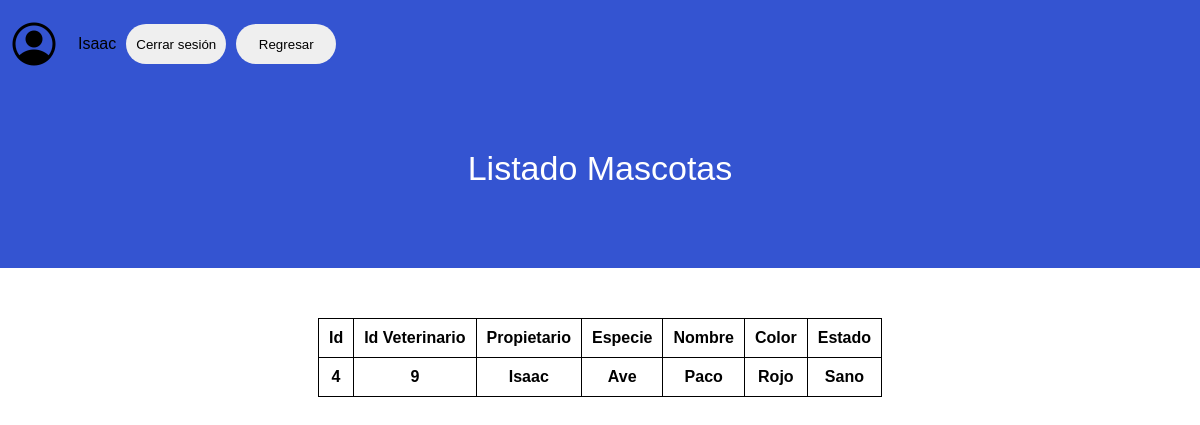
/MVC-PHP/model/usuario/listado_mascotas.php (signed in), run on the app's committed database.
### tables this page shows
CREATE TABLE `usuarios` (
  `id_usuario` int(11) NOT NULL,
  `nombre` varchar(45) NOT NULL,
  `apellido` varchar(45) NOT NULL,
  `direccion` varchar(60) NOT NULL,
  `email` varchar(50) NOT NULL,
  `tipo_usuario` int(11) NOT NULL,
  `numero_tar` varchar(20) NOT NULL,
  `estado` int(11) DEFAULT NULL,
  `password` varchar(45) NOT NULL,
  `telefono` varchar(11) NOT NULL
);

CREATE TABLE `mascotas_clientes` (
  `id_mascota` int(11) NOT NULL,
  `id_propietario` int(11) NOT NULL,
  `tipo_mascota` int(11) NOT NULL,
  `nombre_mascota` varchar(45) NOT NULL,
  `color` varchar(45) NOT NULL,
  `estado` int(11) NOT NULL
);

CREATE TABLE `tipo_mascota` (
  `id_tipo_masc` int(11) NOT NULL,
  `tipo_masc` varchar(45) NOT NULL
);

CREATE TABLE `estados` (
  `id_estado` int(11) NOT NULL,
  `estado` varchar(45) NOT NULL
);

### MVC-PHP/model/usuario/listado_mascotas.php (the view, shortened to what this page needs)
<?php
require_once("../../db/connection.php");
$sql = "SELECT * FROM usuarios, tipo_usuario WHERE email = '" . $_SESSION['email'] . "' AND usuarios.tipo_usuario = tipo_usuario.id_tipo_usuario";
$usuarios = mysqli_query($mysqli, $sql);
$usua = mysqli_fetch_assoc($usuarios);
?>
<?php
	$sql_estados = "select distinct mascotas_clientes.id_mascota, visitas.id_veterinario, usuarios.nombre, tipo_mascota.tipo_masc, mascotas_clientes.nombre_mascota, mascotas_clientes.color, estados.estado
	from mascotas_clientes
	inner join usuarios on mascotas_clientes.id_propietario = usuarios.id_usuario
	inner join tipo_mascota on mascotas_clientes.tipo_mascota = tipo_mascota.id_tipo_masc
	inner join estados on mascotas_clientes.estado = estados.id_estado
	inner join visitas
	where usuarios.id_usuario = '" . $_SESSION['id_usuario'] . "';";
	$query_estado = mysqli_query($mysqli, $sql_estados);
	$row_estado = mysqli_fetch_assoc($query_estado);
?>
<!DOCTYPE html>
<html lang="en">
	<head>
		<link rel="stylesheet" href="estilos2.css">
	</head>
	<body>
		<div class="session_container">
			<form method="POST">
				<div class="session_buttons">
					<img src="./img/icons8-user-48.png" alt="">
					<p><?php echo $usua['nombre'] ?></p>
					<input type="submit" value="Cerrar sesión" name="btncerrar" />
					<input type="submit" formaction="./index.php" value="Regresar" />
				</div>
			</form>
		</div>
		<section class="title">
			<h1>Listado Mascotas</h1>
		</section>
		<div class="formulario">
			<div class="formulario_info">
				<table class="tabla">
					<tr>
						<th>Id</th>
						<th>Id Veterinario</th>
						<th>Propietario</th>
						<th>Especie</th>
						<th>Nombre</th>
						<th>Color</th>
						<th>Estado</th>
					</tr>
					<?php
						do {
					?>
					<tr>
						<th><?php echo($row_estado['id_mascota'])?></th>
						<th><?php echo($row_estado['id_veterinario'])?></th>
						<th><?php echo($row_estado['nombre'])?></th>
						<th><?php echo($row_estado['tipo_masc'])?></th>
						<th><?php echo($row_estado['nombre_mascota'])?></th>
						<th><?php echo($row_estado['color'])?></th>
						<th><?php echo($row_estado['estado'])?></th>
					</tr>
					<?php
						}while($row_estado = mysqli_fetch_assoc($query_estado));
					?>
				</table>
			</div>
		</div>
	</body>
</html>

### MVC-PHP/model/usuario/estilos2.css (style rules this page uses)
* { margin: 0; padding: 0; box-sizing: border-box; }
body { font-family: sans-serif; }
img { max-width: 100%; }
.session_container { padding-top: 20px; background-color: #3454d1; }
.session_container .session_buttons { display: flex; align-items: center; }
.session_container .session_buttons img { margin-right: 10px; margin-left: 10px; }
.session_container .session_buttons p { margin-right: 10px; margin-left: 10px; }
.session_container .session_buttons input { cursor: pointer; margin-right: 10px; background-color: #efefef; border: none; border-radius: 20px; width: 100px; height: 40px; color: #000; }
.title { width: 100%; background: #3454d1; height: 200px; display: flex; align-items: center; justify-content: center; }
.title h1 { color: #fff; font-size: 34px; font-weight: 200; text-align: center; }
.formulario { display: flex; position: relative; justify-content: center; top: 50px; }
.formulario_info { padding-bottom: 10px; }
.tabla, th, td { border: 1px solid black; border-collapse: collapse; }
.tabla th { padding: 10px; }

### data on the page
usuarios: nombre "Isaac"
mascotas_clientes: id_mascota "4", id_veterinario "9", id_propietario.nombre "Isaac", tipo_mascota.tipo_masc "Ave", nombre_mascota "Paco", color "Rojo", estado.estado "Sano"
